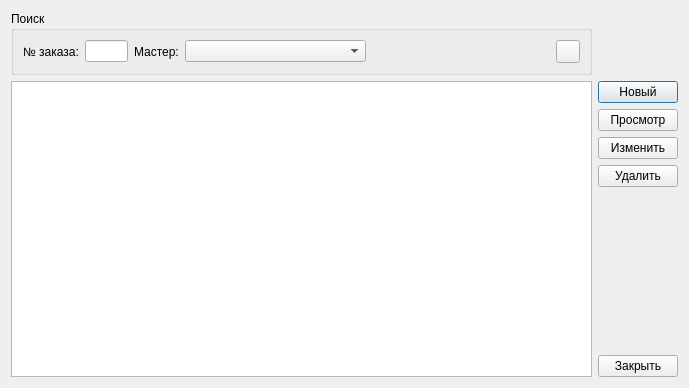
<?xml version="1.0" encoding="UTF-8"?>
<ui version="4.0">
 <class>JrnWorkReports</class>
 <widget class="QDialog" name="JrnWorkReports">
  <property name="geometry">
   <rect>
    <x>0</x>
    <y>0</y>
    <width>689</width>
    <height>388</height>
   </rect>
  </property>
  <property name="windowTitle">
   <string>Dialog</string>
  </property>
  <property name="windowIcon">
   <iconset resource="Icons.qrc">
    <normaloff>:/icons/icons/reports.png</normaloff>:/icons/icons/reports.png</iconset>
  </property>
  <layout class="QGridLayout" name="gridLayout">
   <item row="0" column="0">
    <widget class="QGroupBox" name="groupBox">
     <property name="title">
      <string>Поиск</string>
     </property>
     <layout class="QHBoxLayout" name="horizontalLayout">
      <item>
       <widget class="QLabel" name="label_2">
        <property name="text">
         <string>№ заказа:</string>
        </property>
       </widget>
      </item>
      <item>
       <widget class="QLineEdit" name="eSearchNumber">
        <property name="minimumSize">
         <size>
          <width>41</width>
          <height>0</height>
         </size>
        </property>
        <property name="maximumSize">
         <size>
          <width>81</width>
          <height>16777215</height>
         </size>
        </property>
       </widget>
      </item>
      <item>
       <widget class="QLabel" name="label">
        <property name="text">
         <string>Мастер:</string>
        </property>
       </widget>
      </item>
      <item>
       <widget class="QComboBox" name="cSearchEmployee">
        <property name="minimumSize">
         <size>
          <width>181</width>
          <height>0</height>
         </size>
        </property>
        <property name="maximumSize">
         <size>
          <width>231</width>
          <height>16777215</height>
         </size>
        </property>
       </widget>
      </item>
      <item>
       <spacer name="horizontalSpacer">
        <property name="orientation">
         <enum>Qt::Horizontal</enum>
        </property>
        <property name="sizeType">
         <enum>QSizePolicy::Expanding</enum>
        </property>
        <property name="sizeHint" stdset="0">
         <size>
          <width>222</width>
          <height>20</height>
         </size>
        </property>
       </spacer>
      </item>
      <item>
       <widget class="QToolButton" name="bClear">
        <property name="text">
         <string/>
        </property>
        <property name="icon">
         <iconset resource="Icons.qrc">
          <normaloff>:/icons/icons/filter_clear.png</normaloff>:/icons/icons/filter_clear.png</iconset>
        </property>
       </widget>
      </item>
     </layout>
    </widget>
   </item>
   <item row="1" column="1">
    <layout class="QVBoxLayout" name="verticalLayout">
     <item>
      <widget class="QPushButton" name="bAdd">
       <property name="text">
        <string>Новый</string>
       </property>
       <property name="icon">
        <iconset>
         <normalon>:/icons/icons/report_add.png</normalon>
        </iconset>
       </property>
      </widget>
     </item>
     <item>
      <widget class="QPushButton" name="bView">
       <property name="text">
        <string>Просмотр</string>
       </property>
       <property name="icon">
        <iconset resource="Icons.qrc">
         <normaloff>:/icons/icons/report_magnify.png</normaloff>:/icons/icons/report_magnify.png</iconset>
       </property>
      </widget>
     </item>
     <item>
      <widget class="QPushButton" name="bEdit">
       <property name="text">
        <string>Изменить</string>
       </property>
       <property name="icon">
        <iconset resource="Icons.qrc">
         <normaloff>:/icons/icons/report_edit.png</normaloff>:/icons/icons/report_edit.png</iconset>
       </property>
      </widget>
     </item>
     <item>
      <widget class="QPushButton" name="bDelete">
       <property name="text">
        <string>Удалить</string>
       </property>
       <property name="icon">
        <iconset>
         <normalon>:/icons/icons/report_delete.png</normalon>
        </iconset>
       </property>
      </widget>
     </item>
     <item>
      <spacer name="verticalSpacer">
       <property name="orientation">
        <enum>Qt::Vertical</enum>
       </property>
       <property name="sizeHint" stdset="0">
        <size>
         <width>20</width>
         <height>40</height>
        </size>
       </property>
      </spacer>
     </item>
     <item>
      <widget class="QPushButton" name="bClose">
       <property name="text">
        <string>Закрыть</string>
       </property>
       <property name="icon">
        <iconset>
         <normalon>:/icons/icons/door_out.png</normalon>
        </iconset>
       </property>
      </widget>
     </item>
    </layout>
   </item>
   <item row="1" column="0">
    <widget class="QTableView" name="tview">
     <property name="selectionBehavior">
      <enum>QAbstractItemView::SelectRows</enum>
     </property>
     <property name="horizontalScrollMode">
      <enum>QAbstractItemView::ScrollPerPixel</enum>
     </property>
    </widget>
   </item>
  </layout>
 </widget>
 <resources>
  <include location="Icons.qrc"/>
 </resources>
 <connections/>
</ui>
